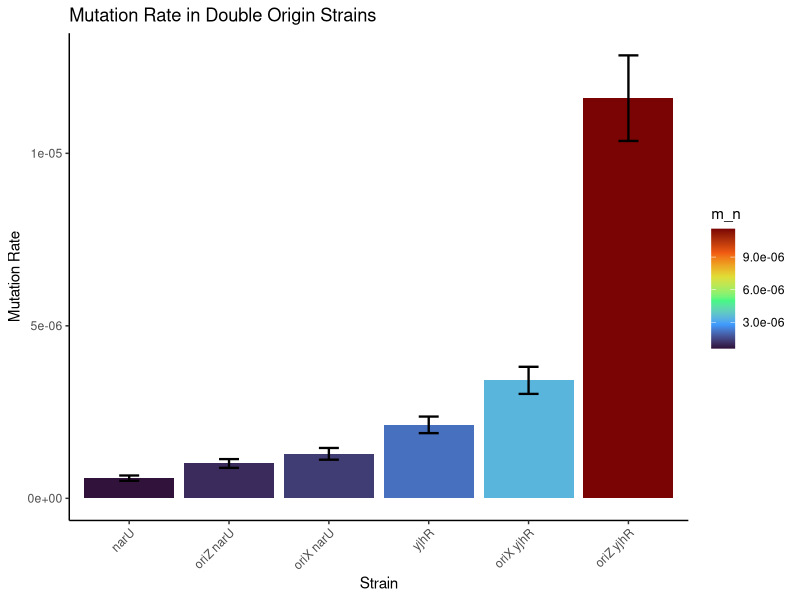
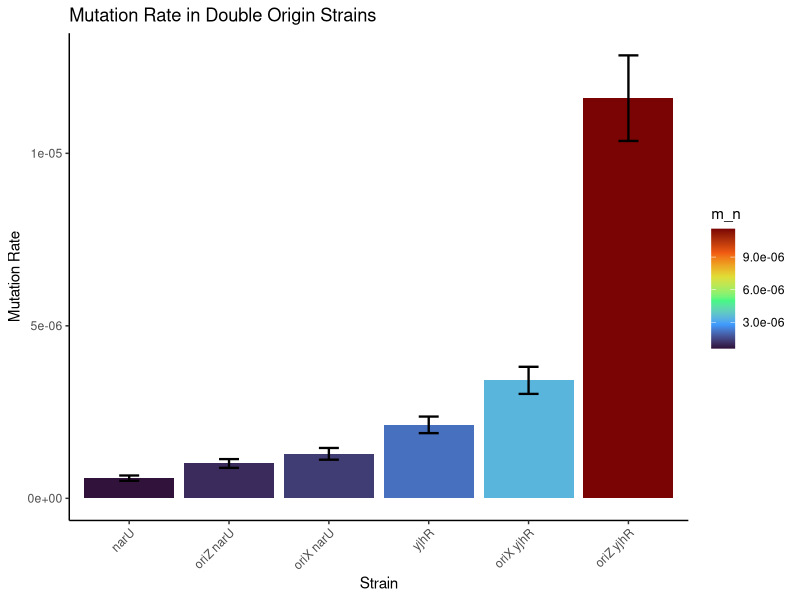

These figures' R source, in order:
# Plotting the Recombination Rate from the Python App Master_df file
library(tidyverse)

# Set dir and slight tidy getting rid of first column
Set_Directory <- setwd(dirname(file.choose()))
master_df <- read.csv('Master_DF_17-08.csv')
master_df <- master_df[,-1]
master_df


# plot using ggplot
plot <-  ggplot(data=master_df) +
  geom_bar(aes(reorder(Strain, m_n), m_n, fill = m_n),stat='identity') +
  geom_errorbar(aes(x=Strain, ymin= m_n - Sigma_n ,ymax = m_n + Sigma_n ), width=0.2, colour="black", alpha=1, size=0.8) +
  scale_fill_viridis_c(option='H') + # A-E
  xlab('Strain') + ylab('Mutation Rate') +
  ggtitle('Mutation Rate in Double Origin Strains') +
  theme(plot.title = element_text(hjust = 0.5), 
        axis.text.x = element_text(angle=50,hjust = 1)) +
  theme_classic() +
  scale_x_discrete(guide = guide_axis(angle=45), labels = c('narU', 'oriZ narU', 'oriX narU',  
                                                            'yjhR', 'oriX yjhR', 'oriZ yjhR'))
  
  

# Call the plot and save
plot
setwd(dirname(file.choose()))
ggsave('2023-02-05_AllStrain_Recombination_Rates.png', width = 5, height = 5)
